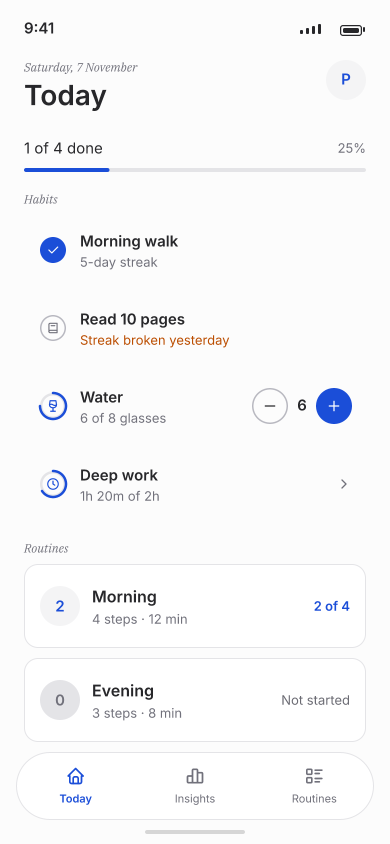
#> input picture design/archive/renders/01-today-light.png, 780 x 1688 px, given in place of 04-routine-run-light.png, which was not available (shown at 1/2 size)
$ python m41.py
#> lines starting #> are read from the running program, lines starting #| are printed output that depends on the picture; after the words box and inside, x2 and y2 are one past the last pixel; in counts of white or black regions, pixels touching at a corner belong together
from PIL import Image
import numpy as np
base = 'D:/Apps/projects/habit_tracker/design/renders/'
for f, bg in [('04-routine-run-light', 252)]:
    im = np.array(Image.open(base + f + '.png').convert('RGB')).astype(int)
    ink = (np.abs(im - bg).max(axis=2) > 6)
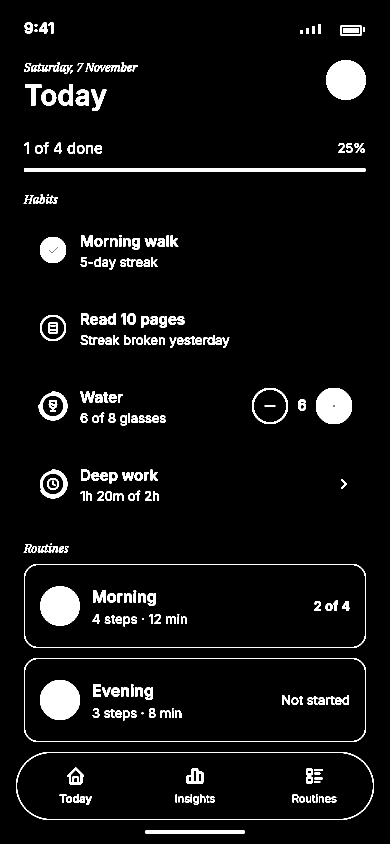
#> ink: shape (1688, 780) bool (shown at 1/2 size); 5.7% white; 258 white regions (8 under 20 px), largest, box (x1, y1, x2, y2) and area: (48, 336, 732, 344) 5464, (80, 1360, 160, 1440) 5048, (652, 120, 732, 200) 4968
    ys = np.where(ink[900:1100, 140:600].any(axis=1))[0]
#> ys = 49 values from 39 to 101
    runs = []
    a = ys[0]; p = ys[0]
#> after `a = ys[0]`: a = 39
#> after `p = ys[0]`: p = 39
    for c in ys[1:]:
        if c > p+1:
            runs.append((int(a+900), int(p+900))); a = c
        p = c
#> this loop made 48 passes
#> (c, a, p) on pass 28: (81, 81, 81)
#> (c, p) on passes 1 to 6: (40, 40), (41, 41), (42, 42), (43, 43), (44, 44), (45, 45)
#> after the loop, runs = [(939, 966)]
    runs.append((int(a+900), int(p+900)))
    print(f, runs)
#| 04-routine-run-light [(939, 966), (981, 1001)]
    for y0, y1 in runs:
        xs = np.where(ink[y0:y1+1, 0:780].any(axis=0))[0]
        print(' band', y0, y1, int(xs.min()), int(xs.max()))
#> this loop made 2 passes
#> (y0, y1) on passes 1 to 2: (939, 966), (981, 1001)
#|  band 939 966 80 692
#|  band 981 1001 81 317

$ run again, on design/archive/renders/04-routine-run-light.png
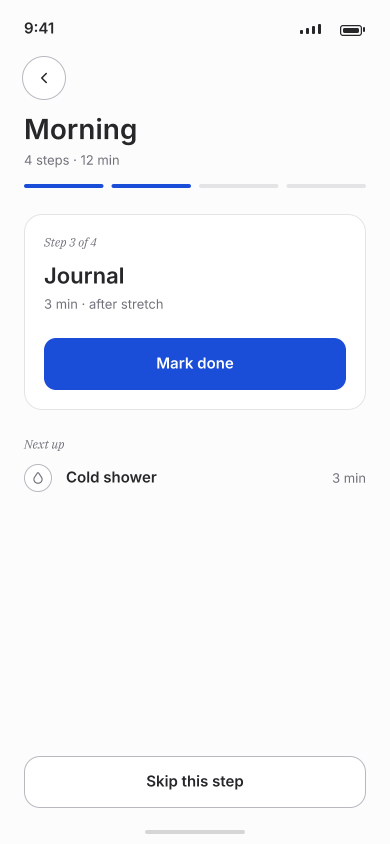
#> input picture design/archive/renders/04-routine-run-light.png, 780 x 1688 px, found by its file name (shown at 1/2 size)
#> `ink = (np.abs(im - bg).max(axis=2) > 6)`:
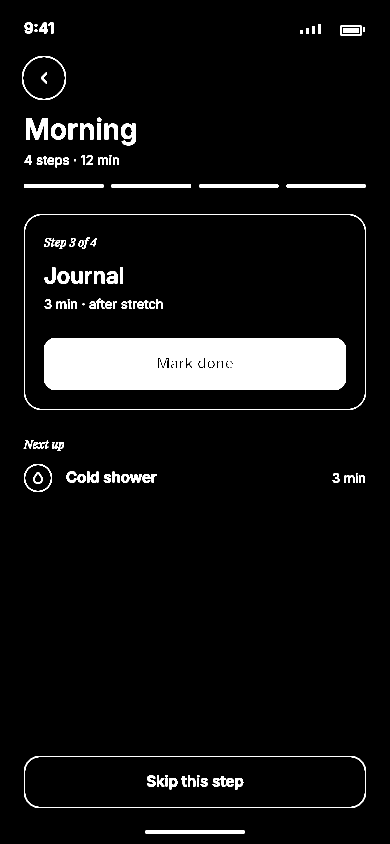
#> ink: shape (1688, 780) bool (shown at 1/2 size); 7.1% white; 113 white regions (5 under 20 px), largest, box (x1, y1, x2, y2) and area: (88, 676, 692, 780) 61277, (48, 428, 732, 820) 4240, (48, 1512, 732, 1616) 3160
#> ys = 24 values from 42 to 65
#> a = 42
#> the loop `for c in ys[1:]:` made 23 passes
#> after the loop `for c in ys[1:]:`: runs = []
#| 04-routine-run-light [(942, 965)]
#> the loop `for y0, y1 in runs:` made 1 pass
#> (y0, y1) on pass 1: (942, 965)
#> (printed output is left out)
